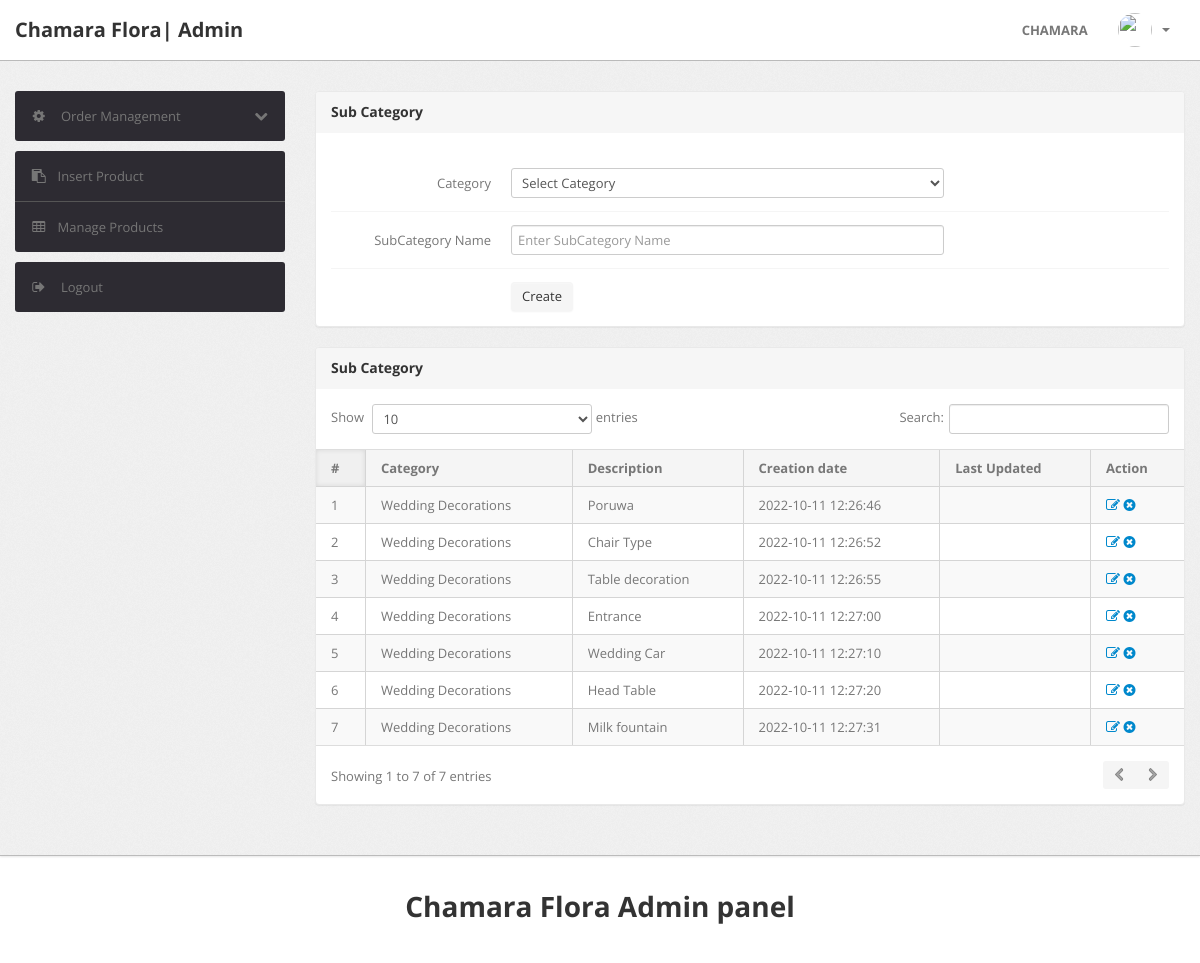
Page /admin/subcategory.php (signed in) on the committed database.
### tables this page shows
CREATE TABLE `subcategory` (
  `id` int(11) NOT NULL,
  `categoryid` int(11) DEFAULT NULL,
  `subcategory` varchar(255) DEFAULT NULL,
  `creationDate` timestamp NULL DEFAULT current_timestamp(),
  `updationDate` varchar(255) DEFAULT NULL
);

CREATE TABLE `category` (
  `id` int(11) NOT NULL,
  `categoryName` varchar(255) DEFAULT NULL,
  `categoryDescription` longtext DEFAULT NULL,
  `creationDate` timestamp NOT NULL DEFAULT current_timestamp(),
  `updationDate` varchar(255) DEFAULT NULL
);

### admin/subcategory.php (the view, shortened to what this page needs)
<?php
include('include/config.php');
if(strlen($_SESSION['alogin'])==0)
	{
header('location:index.php');
}
else{
?>
<!DOCTYPE html>
<html lang="en">
<head>
	<link type="text/css" href="bootstrap/css/bootstrap.min.css" rel="stylesheet">
	<link type="text/css" href="bootstrap/css/bootstrap-responsive.min.css" rel="stylesheet">
	<link type="text/css" href="css/theme.css" rel="stylesheet">
	<link type="text/css" href="images/icons/css/font-awesome.css" rel="stylesheet">
</head>
<body>
<?php include('include/header.php');?>
	<div class="wrapper">
		<div class="container">
			<div class="row">
<?php include('include/sidebar.php');?>
			<div class="span9">
					<div class="content">
						<div class="module">
							<div class="module-head">
								<h3>Sub Category</h3>
							</div>
							<div class="module-body">
									<br />
			<form class="form-horizontal row-fluid" name="subcategory" method="post" >
<div class="control-group">
<label class="control-label" for="basicinput">Category</label>
<div class="controls">
<select name="category" class="span8 tip" required>
<option value="">Select Category</option>
</select>
</div>
</div>
<div class="control-group">
<label class="control-label" for="basicinput">SubCategory Name</label>
<div class="controls">
<input type="text" placeholder="Enter SubCategory Name"  name="subcategory" class="span8 tip" required>
</div>
</div>
	<div class="control-group">
											<div class="controls">
												<button type="submit" name="submit" class="btn">Create</button>
											</div>
										</div>
									</form>
							</div>
						</div>
	<div class="module">
							<div class="module-head">
								<h3>Sub Category</h3>
							</div>
							<div class="module-body table">
								<table cellpadding="0" cellspacing="0" border="0" class="datatable-1 table table-bordered table-striped	 display" width="100%">
									<thead>
										<tr>
											<th>#</th>
											<th>Category</th>
											<th>Description</th>
											<th>Creation date</th>
											<th>Last Updated</th>
											<th>Action</th>
										</tr>
									</thead>
									<tbody>
<?php $query=mysqli_query($con,"select subcategory.id,category.categoryName,subcategory.subcategory,subcategory.creationDate,subcategory.updationDate from subcategory join category on category.id=subcategory.categoryid");
$cnt=1;
while($row=mysqli_fetch_array($query))
{
?>
										<tr>
											<td><?php echo htmlentities($cnt);?></td>
											<td><?php echo htmlentities($row['categoryName']);?></td>
											<td><?php echo htmlentities($row['subcategory']);?></td>
											<td> <?php echo htmlentities($row['creationDate']);?></td>
											<td><?php echo htmlentities($row['updationDate']);?></td>
											<td>
											<a href="edit-subcategory.php?id=<?php echo $row['id']?>" ><i class="icon-edit"></i></a>
											<a href="subcategory.php?id=<?php echo $row['id']?>&del=delete" onClick="return confirm('Are you sure you want to delete?')"><i class="icon-remove-sign"></i></a></td>
										</tr>
										<?php $cnt=$cnt+1; } ?>
								</table>
							</div>
						</div>
					</div>
				</div>
			</div>
		</div>
	</div>
<?php include('include/footer.php');?>
</body>
<?php } ?>

### rows in the picture
subcategory: categoryid.categoryName "Wedding Decorations", subcategory "Poruwa", creationDate "2022-10-11 12:26:46"
subcategory: categoryid.categoryName "Wedding Decorations", subcategory "Chair Type", creationDate "2022-10-11 12:26:52"
subcategory: categoryid.categoryName "Wedding Decorations", subcategory "Table decoration", creationDate "2022-10-11 12:26:55"
subcategory: categoryid.categoryName "Wedding Decorations", subcategory "Entrance", creationDate "2022-10-11 12:27:00"
subcategory: categoryid.categoryName "Wedding Decorations", subcategory "Wedding Car", creationDate "2022-10-11 12:27:10"
subcategory: categoryid.categoryName "Wedding Decorations", subcategory "Head Table", creationDate "2022-10-11 12:27:20"
subcategory: categoryid.categoryName "Wedding Decorations", subcategory "Milk fountain", creationDate "2022-10-11 12:27:31"
